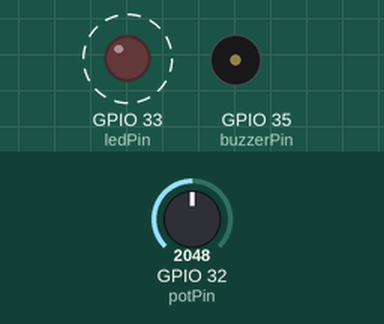
This sketch was run on a simulated ESP32. Shown: output pins drawn as LEDs (lit = HIGH), buzzer (waves = sounding). Dashed ring = blinking. Inputs (shaded band) come from the test bench; at power-on: GPIO 32 (potPin) = 2048. WiFi joins after 1.5 s; servers stay silent unless stated; web services answer with replies made up by the test bench; what the sketch prints to the serial monitor is not drawn.

Above: at 2.7 s.
2.8 s: GPIO 32 (potPin) set to 1968
At 3.7 s:
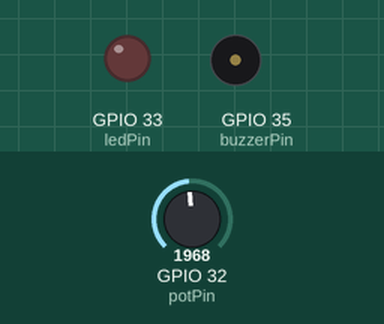
4.3 s: GPIO 32 (potPin) set to 2040
At 4.73 s:
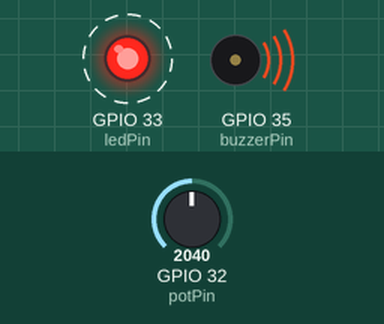
7.5 s: GPIO 32 (potPin) set to 1960
At 8.7 s:
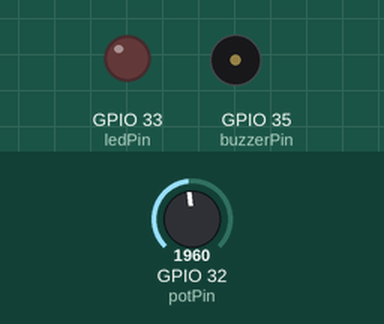
9.1 s: GPIO 32 (potPin) set to 2047
At 9.5 s:
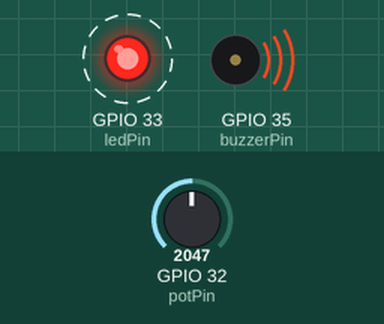
Timing chart, 0 to 13.3 s (numbered marks = the images above; inputs shaded):
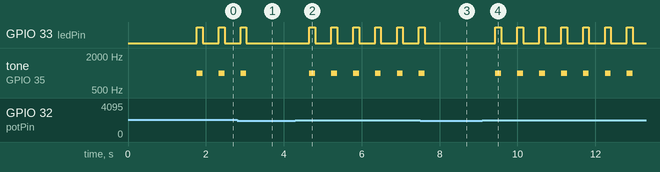

Measured:
- the behaviour switches between 2001 and 2000 on GPIO 32 (potPin) (found by bisection; images 0 and 1)
- after the input at 2.8 s, GPIO 33 (ledPin): goes on until 3.0 s, then stays LOW; tone on GPIO 35 (buzzerPin): goes on until 3.0 s, then stays silent
- after the input at 4.3 s, GPIO 33 (ledPin): alternates HIGH for 0.15 s and LOW for 0.41 s, starting after 0.36 s; tone on GPIO 35 (buzzerPin): alternates 1000 Hz for 0.15 s and silent for 0.41 s, starting after 0.36 s
- after the input at 7.5 s, GPIO 33 (ledPin): goes on until 7.6 s, then stays LOW; tone on GPIO 35 (buzzerPin): goes on until 7.6 s, then stays silent
- after the input at 9.1 s, GPIO 33 (ledPin): alternates HIGH for 0.15 s and LOW for 0.41 s, starting after 0.33 s; tone on GPIO 35 (buzzerPin): alternates 1000 Hz for 0.15 s and silent for 0.41 s, starting after 0.33 s
- by itself, GPIO 33 (ledPin): alternates HIGH for 0.15 s and LOW for 0.41 s
- by itself, tone on GPIO 35 (buzzerPin): alternates 1000 Hz for 0.15 s and silent for 0.41 s

The sketch:

sketch.ino
```cpp
// Baby Monitor - ESP32 com Potenciômetro

#include <WiFi.h>
#include <WiFiClientSecure.h>

int buzzerPin = 35;  // GPIO 13
int ledPin = 33;     // GPIO 12
int potPin = 32;     // GPIO 34 (somente entrada analógica)
const char* telegramToken = "";
const char* chatID = "";

int threshold = 2000; // Limiar (0-4095 no ESP32)

WiFiClientSecure client;

void setup() {
  pinMode(buzzerPin, OUTPUT);
  pinMode(ledPin, OUTPUT);

  Serial.begin(115200);
  Serial.println("Baby Monitor ESP32 Iniciado!");

  Serial.begin(9600);
  Serial.print("Conectando-se ao Wi-Fi");
  WiFi.begin("Wokwi-GUEST", "", 6);
  while (WiFi.status() != WL_CONNECTED) {
    delay(100);
    Serial.print(".");
  }
  Serial.println(" Conectado!");

  client.setInsecure();
}

void loop() {
  int value = analogRead(potPin);
  Serial.print("Nivel: ");
  Serial.println(value);

  if (value > threshold) {
    if (client.connect("api.telegram.org", 443)) {
    String mensagem = "Olá! Seu BB está chorando hein... 🚀";
    String url = "/bot" + String(telegramToken) + "/sendMessage?chat_id=" + chatID + "&text=" + mensagem;

    client.println("GET " + url + " HTTP/1.1");
    client.println("Host: api.telegram.org");
    client.println("Connection: close");
    client.println();

    while (client.connected()) {
      String linha = client.readStringUntil('\n');
      if (linha == "\r") break;
    }
      Serial.println("Mensagem enviada!");
    } else {
      Serial.println("Falha na conexão com Telegram");
    }

    Serial.println("⚠️ Bebê chorando!!!");
    digitalWrite(ledPin, HIGH);
    tone(buzzerPin, 1000);
    delay(150);

    noTone(buzzerPin);
    digitalWrite(ledPin, LOW);
    delay(150);
  } else {
    digitalWrite(ledPin, LOW);
    noTone(buzzerPin);
    delay(200);
  }
}
```
